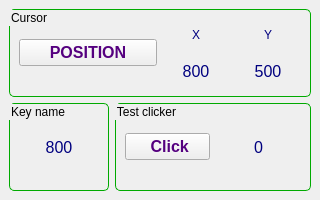
<?xml version="1.0" encoding="UTF-8"?>
<ui version="4.0">
 <class>Form</class>
 <widget class="QMainWindow" name="Form">
  <property name="geometry">
   <rect>
    <x>0</x>
    <y>0</y>
    <width>320</width>
    <height>200</height>
   </rect>
  </property>
  <property name="windowTitle">
   <string>Clicker</string>
  </property>
  <property name="windowIcon">
   <iconset>
    <normaloff>../../Ресурсы/small_black.png</normaloff>../../Ресурсы/small_black.png</iconset>
  </property>
  <property name="styleSheet">
   <string notr="true">QGroupBox {
	border: 1px solid rgb(0, 170, 0);
	border-radius: 5px;
}

QLabel {
	font: 12pt &quot;Arial&quot;;
	color: rgb(0, 0, 127);
}

QPushButton {
	padding: .7em 1.2em;
	color: rgb(85, 0, 127);
	font: 75 bold 12pt &quot;Tahoma&quot;;
}</string>
  </property>
  <widget class="QWidget" name="centralwidget">
   <layout class="QVBoxLayout" name="verticalLayout_3">
    <item>
     <widget class="QGroupBox" name="groupBox_cursor">
      <property name="title">
       <string>Cursor</string>
      </property>
      <layout class="QHBoxLayout" name="horizontalLayout_2">
       <property name="sizeConstraint">
        <enum>QLayout::SetDefaultConstraint</enum>
       </property>
       <item>
        <widget class="QPushButton" name="GET_POS">
         <property name="minimumSize">
          <size>
           <width>0</width>
           <height>0</height>
          </size>
         </property>
         <property name="sizeIncrement">
          <size>
           <width>0</width>
           <height>0</height>
          </size>
         </property>
         <property name="font">
          <font>
           <family>Tahoma</family>
           <pointsize>12</pointsize>
           <weight>75</weight>
           <italic>false</italic>
           <bold>true</bold>
          </font>
         </property>
         <property name="text">
          <string>POSITION</string>
         </property>
         <property name="iconSize">
          <size>
           <width>24</width>
           <height>24</height>
          </size>
         </property>
         <property name="flat">
          <bool>false</bool>
         </property>
        </widget>
       </item>
       <item>
        <layout class="QHBoxLayout" name="horizontalLayout_pos">
         <item>
          <layout class="QVBoxLayout" name="verticalLayout_x">
           <item>
            <widget class="QLabel" name="label_x">
             <property name="text">
              <string>X</string>
             </property>
             <property name="alignment">
              <set>Qt::AlignCenter</set>
             </property>
            </widget>
           </item>
           <item>
            <widget class="QLabel" name="pos_X">
             <property name="font">
              <font>
               <family>Arial</family>
               <pointsize>12</pointsize>
               <weight>50</weight>
               <italic>false</italic>
               <bold>false</bold>
              </font>
             </property>
             <property name="text">
              <string>800</string>
             </property>
             <property name="alignment">
              <set>Qt::AlignCenter</set>
             </property>
            </widget>
           </item>
          </layout>
         </item>
         <item>
          <layout class="QVBoxLayout" name="verticalLayout_y">
           <item>
            <widget class="QLabel" name="label_y">
             <property name="text">
              <string>Y</string>
             </property>
             <property name="alignment">
              <set>Qt::AlignCenter</set>
             </property>
            </widget>
           </item>
           <item>
            <widget class="QLabel" name="pos_Y">
             <property name="font">
              <font>
               <family>Arial</family>
               <pointsize>12</pointsize>
               <weight>50</weight>
               <italic>false</italic>
               <bold>false</bold>
              </font>
             </property>
             <property name="text">
              <string>500</string>
             </property>
             <property name="alignment">
              <set>Qt::AlignCenter</set>
             </property>
            </widget>
           </item>
          </layout>
         </item>
        </layout>
       </item>
      </layout>
     </widget>
    </item>
    <item>
     <layout class="QHBoxLayout" name="horizontalLayout">
      <item>
       <widget class="QGroupBox" name="groupBox_key">
        <property name="enabled">
         <bool>true</bool>
        </property>
        <property name="sizePolicy">
         <sizepolicy hsizetype="Preferred" vsizetype="Preferred">
          <horstretch>0</horstretch>
          <verstretch>0</verstretch>
         </sizepolicy>
        </property>
        <property name="title">
         <string>Key name</string>
        </property>
        <property name="flat">
         <bool>false</bool>
        </property>
        <layout class="QHBoxLayout" name="horizontalLayout_6">
         <item>
          <widget class="QLabel" name="key_name">
           <property name="sizePolicy">
            <sizepolicy hsizetype="Fixed" vsizetype="Preferred">
             <horstretch>0</horstretch>
             <verstretch>0</verstretch>
            </sizepolicy>
           </property>
           <property name="minimumSize">
            <size>
             <width>80</width>
             <height>0</height>
            </size>
           </property>
           <property name="sizeIncrement">
            <size>
             <width>0</width>
             <height>0</height>
            </size>
           </property>
           <property name="baseSize">
            <size>
             <width>0</width>
             <height>0</height>
            </size>
           </property>
           <property name="font">
            <font>
             <family>Arial</family>
             <pointsize>12</pointsize>
             <weight>50</weight>
             <italic>false</italic>
             <bold>false</bold>
            </font>
           </property>
           <property name="text">
            <string>800</string>
           </property>
           <property name="alignment">
            <set>Qt::AlignCenter</set>
           </property>
          </widget>
         </item>
        </layout>
       </widget>
      </item>
      <item>
       <widget class="QGroupBox" name="groupBox_click">
        <property name="sizePolicy">
         <sizepolicy hsizetype="Expanding" vsizetype="Preferred">
          <horstretch>0</horstretch>
          <verstretch>0</verstretch>
         </sizepolicy>
        </property>
        <property name="title">
         <string>Test clicker</string>
        </property>
        <layout class="QHBoxLayout" name="horizontalLayout_3">
         <item>
          <widget class="QPushButton" name="GET_CLICK">
           <property name="font">
            <font>
             <family>Tahoma</family>
             <pointsize>12</pointsize>
             <weight>75</weight>
             <italic>false</italic>
             <bold>true</bold>
            </font>
           </property>
           <property name="text">
            <string> Click</string>
           </property>
           <property name="icon">
            <iconset>
             <normaloff>small_green.png</normaloff>small_green.png</iconset>
           </property>
           <property name="iconSize">
            <size>
             <width>24</width>
             <height>24</height>
            </size>
           </property>
          </widget>
         </item>
         <item>
          <widget class="QLabel" name="click_sum">
           <property name="font">
            <font>
             <family>Arial</family>
             <pointsize>12</pointsize>
             <weight>50</weight>
             <italic>false</italic>
             <bold>false</bold>
            </font>
           </property>
           <property name="text">
            <string>0</string>
           </property>
           <property name="alignment">
            <set>Qt::AlignCenter</set>
           </property>
          </widget>
         </item>
        </layout>
       </widget>
      </item>
     </layout>
    </item>
   </layout>
  </widget>
 </widget>
 <resources/>
 <connections>
  <connection>
   <sender>GET_POS</sender>
   <signal>clicked()</signal>
   <receiver>pos_X</receiver>
   <slot>update()</slot>
   <hints>
    <hint type="sourcelabel">
     <x>48</x>
     <y>29</y>
    </hint>
    <hint type="destinationlabel">
     <x>283</x>
     <y>64</y>
    </hint>
   </hints>
  </connection>
  <connection>
   <sender>GET_POS</sender>
   <signal>clicked()</signal>
   <receiver>pos_Y</receiver>
   <slot>update()</slot>
   <hints>
    <hint type="sourcelabel">
     <x>24</x>
     <y>28</y>
    </hint>
    <hint type="destinationlabel">
     <x>217</x>
     <y>64</y>
    </hint>
   </hints>
  </connection>
  <connection>
   <sender>GET_CLICK</sender>
   <signal>clicked()</signal>
   <receiver>click_sum</receiver>
   <slot>update()</slot>
   <hints>
    <hint type="sourcelabel">
     <x>147</x>
     <y>118</y>
    </hint>
    <hint type="destinationlabel">
     <x>245</x>
     <y>116</y>
    </hint>
   </hints>
  </connection>
 </connections>
</ui>
